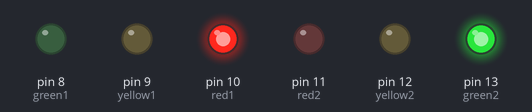
Bench run of a sketch on a simulated Arduino Uno, built with avr-gcc and run on an emulated ATmega328P. Shown: output pins drawn as LEDs (lit = HIGH).

Above: at 0.1 s.
At 6.1 s:
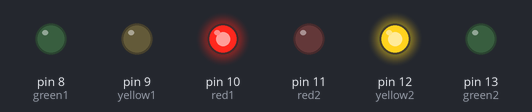
At 10.1 s:
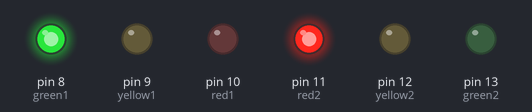
At 16.1 s:
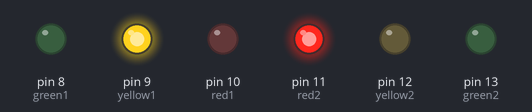
At 25.1 s:
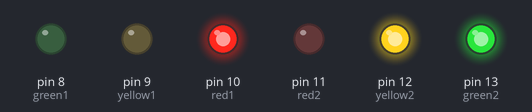
At 38.1 s:
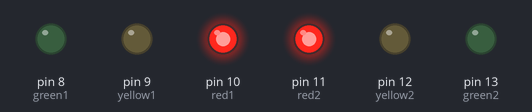
Timing chart, 0 to 39.6 s (numbered marks = the images above):
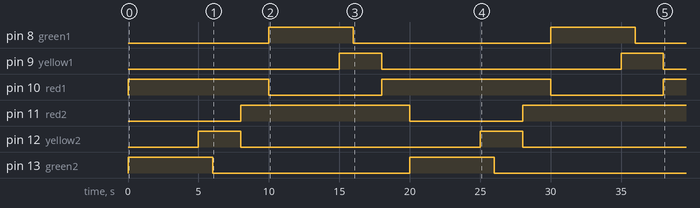

Measured:
- by itself, pin 8 (green1), pin 13 (green2): alternates HIGH for 6.0 s and LOW for 14.0 s
- by itself, pin 9 (yellow1), pin 12 (yellow2): alternates HIGH for 3.0 s and LOW for 17.0 s
- by itself, pin 10 (red1): goes HIGH 10.0 s, LOW 8.0 s, HIGH 12.0 s, LOW 8.0 s, then HIGH
- by itself, pin 11 (red2): LOW → HIGH at 8.0 s, → LOW 12.0 s later, → HIGH 8.0 s later

The sketch:

UNO_Two_Traffic_Lights_in_Cross.ino
```cpp
// declare pins
int green1 = 8;
int green2 = 13;
int yellow1 = 9;
int yellow2 = 12;
int red1 = 10;
int red2 = 11;


void setup() {
  // sets pins as output
  pinMode(green1, OUTPUT);
  pinMode(green2, OUTPUT);
  pinMode(yellow1, OUTPUT);
  pinMode(yellow2, OUTPUT);
  pinMode(red1, OUTPUT);
  pinMode(red2, OUTPUT);
}

void loop() {
  // here you   can change which lights turn on when and for how long

  // green2 ON,   red1 ON
  digitalWrite(green1, LOW);
  digitalWrite(green2, HIGH);
  digitalWrite(yellow1, LOW);
  digitalWrite(yellow2, LOW);
  digitalWrite(red1, HIGH);
  digitalWrite(red2, LOW);
  delay(5000);
  // green2 ON, yellow2   ON, red1 ON
  digitalWrite(green1, LOW);
  digitalWrite(green2, HIGH);
  digitalWrite(yellow1, LOW);
  digitalWrite(yellow2, HIGH);
  digitalWrite(red1, HIGH);
  digitalWrite(red2, LOW);
  delay(1000);
  // yellow2 ON,   red1 ON
  digitalWrite(green1, LOW);
  digitalWrite(green2, LOW);
  digitalWrite(yellow1, LOW);
  digitalWrite(yellow2, HIGH);
  digitalWrite(red1, HIGH);
  digitalWrite(red2, LOW);
  delay(2000);
  // red1 ON, red2   ON
  digitalWrite(green1, LOW);
  digitalWrite(green2, LOW);
  digitalWrite(yellow1, LOW);
  digitalWrite(yellow2, LOW);
  digitalWrite(red1, HIGH);
  digitalWrite(red2, HIGH);
  delay(2000);
  //green1 ON, red2 ON
  digitalWrite(green1, HIGH);
  digitalWrite(green2, LOW);
  digitalWrite(yellow1, LOW);
  digitalWrite(yellow2, LOW);
  digitalWrite(red1, LOW);
  digitalWrite(red2, HIGH);
  delay(5000);
  // green1 ON, yellow1 ON, red2 ON
  digitalWrite(green1, HIGH);
  digitalWrite(green2, LOW);
  digitalWrite(yellow1, HIGH);
  digitalWrite(yellow2, LOW);
  digitalWrite(red1, LOW);
  digitalWrite(red2, HIGH);
  delay(1000);
  // yellow1 ON, red2 ON
  digitalWrite(green1, LOW);
  digitalWrite(green2, LOW);
  digitalWrite(yellow1, HIGH);
  digitalWrite(yellow2, LOW);
  digitalWrite(red1, LOW);
  digitalWrite(red2, HIGH);
  delay(2000);
  // red1 ON, red2 ON
  digitalWrite(green1, LOW);
  digitalWrite(green2, LOW);
  digitalWrite(yellow1, LOW);
  digitalWrite(yellow2, LOW);
  digitalWrite(red1, HIGH);
  digitalWrite(red2, HIGH);
  delay(2000);
}
```
